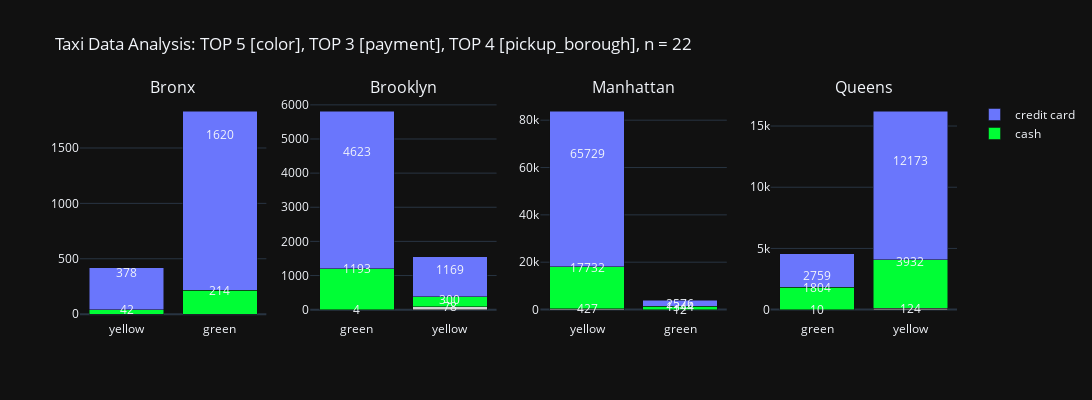

This figure's notebook cell:
### Code cell
_ = pls.plot_facet_stacked_bars(
    _df,
    # subplots_per_row=1,
    top_n_index=5,
    top_n_columns=3,
    top_n_facet=4,
    null_label="<NA>",
    subplot_size=400,
    color_palette="Light24",
    caption="Taxi Data Analysis:",
    renderer=None,
    annotations=True,
    # precision=0,
    # png_path="taxis_stacked_barchart.png",  # Optional save path
)

### Figure 1 — Plotly figure (JSON) as saved in the notebook; plotly's stock layout.template omitted (floating-point values rounded to 4 significant figures)
{"data": [{"marker": {"color": "lightgray"}, "name": "<NA>", "showlegend": true, "type": "bar", "x": [], "xaxis": "x", "y": [], "yaxis": "y"}, {"marker": {"color": "#00FE35"}, "name": "cash", "showlegend": true, "type": "bar", "x": ["yellow", "green"], "xaxis": "x", "y": [42.2, 214.1], "yaxis": "y"}, {"marker": {"color": "#6A76FC"}, "name": "credit card", "showlegend": true, "type": "bar", "x": ["green", "yellow"], "xaxis": "x", "y": [1620.0, 377.5], "yaxis": "y"}, {"marker": {"color": "lightgray"}, "name": "<NA>", "showlegend": false, "type": "bar", "x": ["green", "yellow"], "xaxis": "x2", "y": [4.3, 78.3], "yaxis": "y2"}, {"marker": {"color": "#00FE35"}, "name": "cash", "showlegend": false, "type": "bar", "x": ["yellow", "green"], "xaxis": "x2", "y": [300.4, 1193.0], "yaxis": "y2"}, {"marker": {"color": "#6A76FC"}, "name": "credit card", "showlegend": false, "type": "bar", "x": ["green", "yellow"], "xaxis": "x2", "y": [4623.0, 1169.0], "yaxis": "y2"}, {"marker": {"color": "lightgray"}, "name": "<NA>", "showlegend": false, "type": "bar", "x": ["yellow", "green"], "xaxis": "x3", "y": [427.3, 11.6], "yaxis": "y3"}, {"marker": {"color": "#00FE35"}, "name": "cash", "showlegend": false, "type": "bar", "x": ["green", "yellow"], "xaxis": "x3", "y": [1344.0, 17730.0], "yaxis": "y3"}, {"marker": {"color": "#6A76FC"}, "name": "credit card", "showlegend": false, "type": "bar", "x": ["green", "yellow"], "xaxis": "x3", "y": [2576.0, 65730.0], "yaxis": "y3"}, {"marker": {"color": "lightgray"}, "name": "<NA>", "showlegend": false, "type": "bar", "x": ["green", "yellow"], "xaxis": "x4", "y": [9.6, 123.6], "yaxis": "y4"}, {"marker": {"color": "#00FE35"}, "name": "cash", "showlegend": false, "type": "bar", "x": ["yellow", "green"], "xaxis": "x4", "y": [3932.0, 1804.0], "yaxis": "y4"}, {"marker": {"color": "#6A76FC"}, "name": "credit card", "showlegend": false, "type": "bar", "x": ["green", "yellow"], "xaxis": "x4", "y": [2759.0, 12170.0], "yaxis": "y4"}], "layout": {"annotations": [{"font": {"size": 16}, "showarrow": false, "text": "Bronx", "x": 0.1062, "xanchor": "center", "xref": "paper", "y": 1, "yanchor": "bottom", "yref": "paper"}, {"font": {"size": 16}, "showarrow": false, "text": "Brooklyn", "x": 0.3688, "xanchor": "center", "xref": "paper", "y": 1, "yanchor": "bottom", "yref": "paper"}, {"font": {"size": 16}, "showarrow": false, "text": "Manhattan", "x": 0.6313, "xanchor": "center", "xref": "paper", "y": 1, "yanchor": "bottom", "yref": "paper"}, {"font": {"size": 16}, "showarrow": false, "text": "Queens", "x": 0.8938, "xanchor": "center", "xref": "paper", "y": 1, "yanchor": "bottom", "yref": "paper"}, {"showarrow": false, "text": "42", "x": "yellow", "xref": "x", "y": 42.2, "yref": "y"}, {"showarrow": false, "text": "214", "x": "green", "xref": "x", "y": 214.1, "yref": "y"}, {"showarrow": false, "text": "1620", "x": "green", "xref": "x", "y": 1620.0, "yref": "y"}, {"showarrow": false, "text": "378", "x": "yellow", "xref": "x", "y": 377.5, "yref": "y"}, {"showarrow": false, "text": "4", "x": "green", "xref": "x2", "y": 4.3, "yref": "y2"}, {"showarrow": false, "text": "78", "x": "yellow", "xref": "x2", "y": 78.3, "yref": "y2"}, {"showarrow": false, "text": "300", "x": "yellow", "xref": "x2", "y": 300.4, "yref": "y2"}, {"showarrow": false, "text": "1193", "x": "green", "xref": "x2", "y": 1193.0, "yref": "y2"}, {"showarrow": false, "text": "4623", "x": "green", "xref": "x2", "y": 4623.0, "yref": "y2"}, {"showarrow": false, "text": "1169", "x": "yellow", "xref": "x2", "y": 1169.0, "yref": "y2"}, {"showarrow": false, "text": "427", "x": "yellow", "xref": "x3", "y": 427.3, "yref": "y3"}, {"showarrow": false, "text": "12", "x": "green", "xref": "x3", "y": 11.6, "yref": "y3"}, {"showarrow": false, "text": "1344", "x": "green", "xref": "x3", "y": 1344.0, "yref": "y3"}, {"showarrow": false, "text": "17732", "x": "yellow", "xref": "x3", "y": 17730.0, "yref": "y3"}, {"showarrow": false, "text": "2576", "x": "green", "xref": "x3", "y": 2576.0, "yref": "y3"}, {"showarrow": false, "text": "65729", "x": "yellow", "xref": "x3", "y": 65730.0, "yref": "y3"}, {"showarrow": false, "text": "10", "x": "green", "xref": "x4", "y": 9.6, "yref": "y4"}, {"showarrow": false, "text": "124", "x": "yellow", "xref": "x4", "y": 123.6, "yref": "y4"}, {"showarrow": false, "text": "3932", "x": "yellow", "xref": "x4", "y": 3932.0, "yref": "y4"}, {"showarrow": false, "text": "1804", "x": "green", "xref": "x4", "y": 1804.0, "yref": "y4"}, {"showarrow": false, "text": "2759", "x": "green", "xref": "x4", "y": 2759.0, "yref": "y4"}, {"showarrow": false, "text": "12173", "x": "yellow", "xref": "x4", "y": 12170.0, "yref": "y4"}], "barmode": "stack", "height": 400, "showlegend": true, "title": {"text": "Taxi Data Analysis: TOP 5 [color], TOP 3 [payment], TOP 4 [pickup_borough], n = 22"}, "width": 1600, "xaxis": {"anchor": "y", "domain": [0, 0.2125]}, "xaxis2": {"anchor": "y2", "domain": [0.2625, 0.475]}, "xaxis3": {"anchor": "y3", "domain": [0.525, 0.7375]}, "xaxis4": {"anchor": "y4", "domain": [0.7875, 1]}, "yaxis": {"anchor": "x", "domain": [0, 1]}, "yaxis2": {"anchor": "x2", "domain": [0, 1]}, "yaxis3": {"anchor": "x3", "domain": [0, 1]}, "yaxis4": {"anchor": "x4", "domain": [0, 1]}}}
